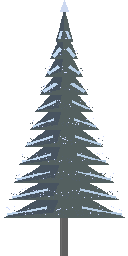
#> input picture grafiikka/tekstuurit/kuusi_billboard.png, 128 x 256 px, found by its file name
$ python kuusi_billboard_runko.py
#> lines starting #> are read from the running program, lines starting #| are printed output that depends on the picture
#!/usr/bin/env python3
"""Pidentää kuusi_billboard.png:n paljasta runkoa: latvus puristetaan alhaalta ylös, runkoa jatketaan.
Lähde: /workspace/jahti_varmuus/kuuset_vanhat/kuusi_billboard.png. Runko ~15 % korkeudesta (≈1,3–1,8 m / 9–13 m)."""
import numpy as np, os
from PIL import Image
SRC = '/workspace/jahti_varmuus/kuuset_vanhat/kuusi_billboard.png'
DST = os.path.join(os.path.dirname(os.path.abspath(__file__)), 'tekstuurit', 'kuusi_billboard.png')
a = np.array(Image.open(SRC).convert('RGBA')); H, W = a.shape[:2]
#> further down, a is the input picture: shape (256, 128, 4); mean R, G, B, A 71.3, 75.4, 85.7, 81.1
#> after `H, W = a.shape[:2]`: H = 256; W = 128
wid = [(r[:, 3] > 128).sum() for r in a]
#> wid = 256 values, max 121 at index 217, min 1 at index 0, mean 40.73
b = max(y for y in range(H) if wid[y] > 12) + 1          # latvuksen alareuna
#> b = 218
trunk_row = a[H-4]                                         # rungon pikselirivi
#> trunk_row = 128 rows, first 6: [60, 60, 72, 0], [60, 60, 72, 0], [60, 60, 72, 0], [60, 60, 72, 0], [60, 60, 72, 0], [60, 60, 72, 0]
T = int(round(H*.15)); nb = H - T
#> after `T = int(round(H * 0.15))`: T = 38
#> after `nb = H - T`: nb = 218
can = np.array(Image.fromarray(a[:b]).resize((W, nb), Image.NEAREST))
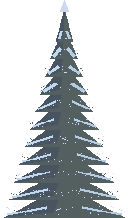
#> can: shape (218, 128, 4); mean R, G, B, A 72.8, 77.7, 87.8, 92.5; transparent parts drawn white
out = np.zeros_like(a); out[:nb] = can; out[nb:] = trunk_row
Image.fromarray(out).save(DST); print('latvus', b, '->', nb, 'runko', H-b, '->', T, 'px')
#| latvus 218 -> 218 runko 38 -> 38 px

$ run again, with grafiikka/tekstuurit/heina_kortti_1.png copied over grafiikka/tekstuurit/kuusi_billboard.png
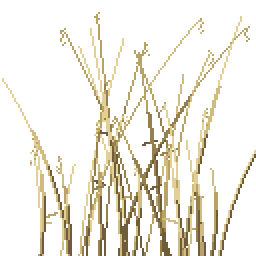
#> input picture grafiikka/tekstuurit/heina_kortti_1.png, 128 x 128 px, found by its file name (shown 2 times larger)
#> a is the input picture: shape (128, 128, 4); mean R, G, B, A 32.4, 28.7, 19.2, 46.7
#> wid = 128 values, max 45 at index 98, min 0 at index 0, mean 23.45
#> b = 128
#> trunk_row = 128 rows, first 6: [0, 0, 0, 0], [0, 0, 0, 0], [0, 0, 0, 0], [0, 0, 0, 0], [0, 0, 0, 0], [0, 0, 0, 0]
#> `can = np.array(Image.fromarray(a[:b]).resize((W, nb), Image.NEAREST))`:
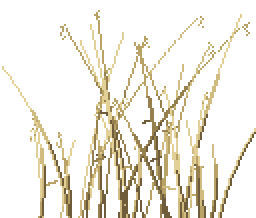
#> can: shape (109, 128, 4) (shown 2 times larger); mean R, G, B, A 32.4, 28.8, 19.2, 46.7; transparent parts drawn white
#> `out[nb:] = trunk_row`:
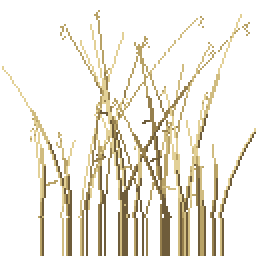
#> out: shape (128, 128, 4) (shown 2 times larger); mean R, G, B, A 34.2, 30.2, 20, 51.6; transparent parts drawn white
#| latvus 128 -> 109 runko 0 -> 19 px

$ run again, with grafiikka/tekstuurit/heina_kortti_2.png copied over grafiikka/tekstuurit/kuusi_billboard.png
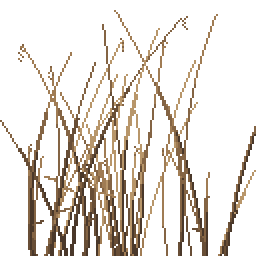
#> input picture grafiikka/tekstuurit/heina_kortti_2.png, 128 x 128 px, found by its file name (shown 2 times larger)
#> a is the input picture: shape (128, 128, 4); mean R, G, B, A 26.8, 20.8, 14.5, 52.2
#> wid = 128 values, max 48 at index 101, min 0 at index 0, mean 26.23
#> b = 128
#> trunk_row = 128 rows, first 6: [0, 0, 0, 0], [0, 0, 0, 0], [0, 0, 0, 0], [0, 0, 0, 0], [0, 0, 0, 0], [0, 0, 0, 0]
#> `can = np.array(Image.fromarray(a[:b]).resize((W, nb), Image.NEAREST))`:
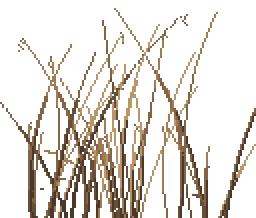
#> can: shape (109, 128, 4) (shown 2 times larger); mean R, G, B, A 26.7, 20.8, 14.5, 52.2; transparent parts drawn white
#> `out[nb:] = trunk_row`:
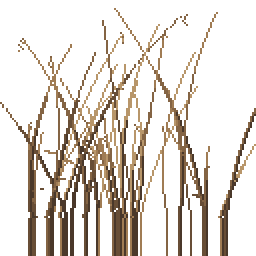
#> out: shape (128, 128, 4) (shown 2 times larger); mean R, G, B, A 27.7, 21.4, 15, 56.9; transparent parts drawn white
#| latvus 128 -> 109 runko 0 -> 19 px
